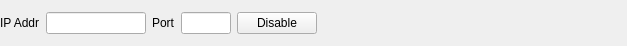
<?xml version="1.0" encoding="UTF-8"?>
<ui version="4.0">
 <class>ConnectionBarClass</class>
 <widget class="QWidget" name="ConnectionBarClass">
  <property name="geometry">
   <rect>
    <x>0</x>
    <y>0</y>
    <width>627</width>
    <height>46</height>
   </rect>
  </property>
  <property name="windowTitle">
   <string>Connection  Bar</string>
  </property>
  <layout class="QHBoxLayout" name="horizontalLayout">
   <property name="margin">
    <number>0</number>
   </property>
   <item>
    <widget class="QLabel" name="label">
     <property name="text">
      <string>IP Addr</string>
     </property>
    </widget>
   </item>
   <item>
    <widget class="QIPEdit" name="ipEdit">
     <property name="sizePolicy">
      <sizepolicy hsizetype="Preferred" vsizetype="Fixed">
       <horstretch>0</horstretch>
       <verstretch>0</verstretch>
      </sizepolicy>
     </property>
     <property name="minimumSize">
      <size>
       <width>100</width>
       <height>0</height>
      </size>
     </property>
     <property name="maximumSize">
      <size>
       <width>100</width>
       <height>16777215</height>
      </size>
     </property>
    </widget>
   </item>
   <item>
    <widget class="QLabel" name="label_2">
     <property name="text">
      <string>Port</string>
     </property>
    </widget>
   </item>
   <item>
    <widget class="QLineEdit" name="portEdit">
     <property name="sizePolicy">
      <sizepolicy hsizetype="Preferred" vsizetype="Fixed">
       <horstretch>0</horstretch>
       <verstretch>0</verstretch>
      </sizepolicy>
     </property>
     <property name="minimumSize">
      <size>
       <width>50</width>
       <height>0</height>
      </size>
     </property>
     <property name="maximumSize">
      <size>
       <width>50</width>
       <height>16777215</height>
      </size>
     </property>
     <property name="inputMask">
      <string>0000; </string>
     </property>
    </widget>
   </item>
   <item>
    <widget class="QPushButton" name="enableConnectionPushButton">
     <property name="text">
      <string>Disable</string>
     </property>
     <property name="checkable">
      <bool>false</bool>
     </property>
    </widget>
   </item>
   <item>
    <spacer name="horizontalSpacer">
     <property name="orientation">
      <enum>Qt::Horizontal</enum>
     </property>
     <property name="sizeHint" stdset="0">
      <size>
       <width>40</width>
       <height>20</height>
      </size>
     </property>
    </spacer>
   </item>
   <item>
    <widget class="QStatusLabel" name="statusLabel" native="true">
     <property name="minimumSize">
      <size>
       <width>100</width>
       <height>0</height>
      </size>
     </property>
     <property name="maximumSize">
      <size>
       <width>100</width>
       <height>16777215</height>
      </size>
     </property>
    </widget>
   </item>
  </layout>
 </widget>
 <layoutdefault spacing="6" margin="11"/>
 <customwidgets>
  <customwidget>
   <class>QIPEdit</class>
   <extends>QLineEdit</extends>
   <header>qipedit.h</header>
  </customwidget>
  <customwidget>
   <class>QStatusLabel</class>
   <extends>QWidget</extends>
   <header>qstatuslabel.h</header>
   <container>1</container>
  </customwidget>
 </customwidgets>
 <resources/>
 <connections/>
</ui>
